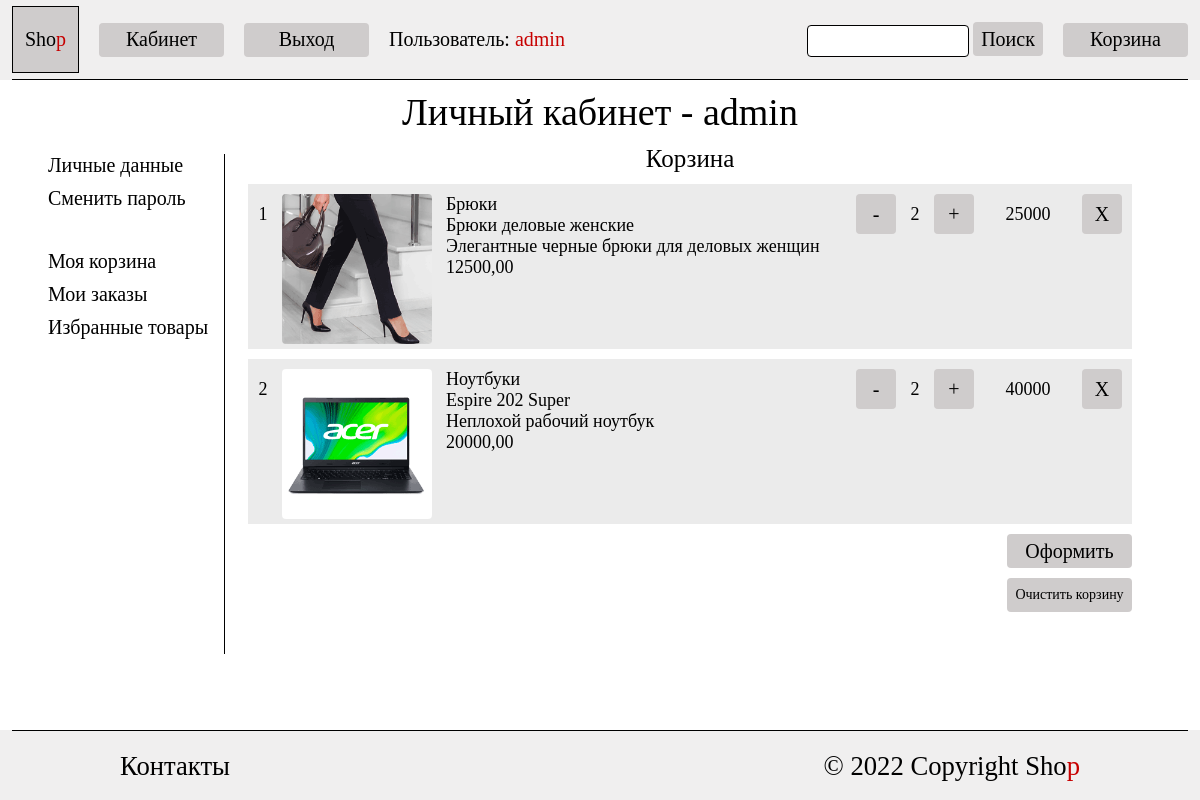
Page /auth/cabinet/shopping_cart (signed in) on the earlier database version.
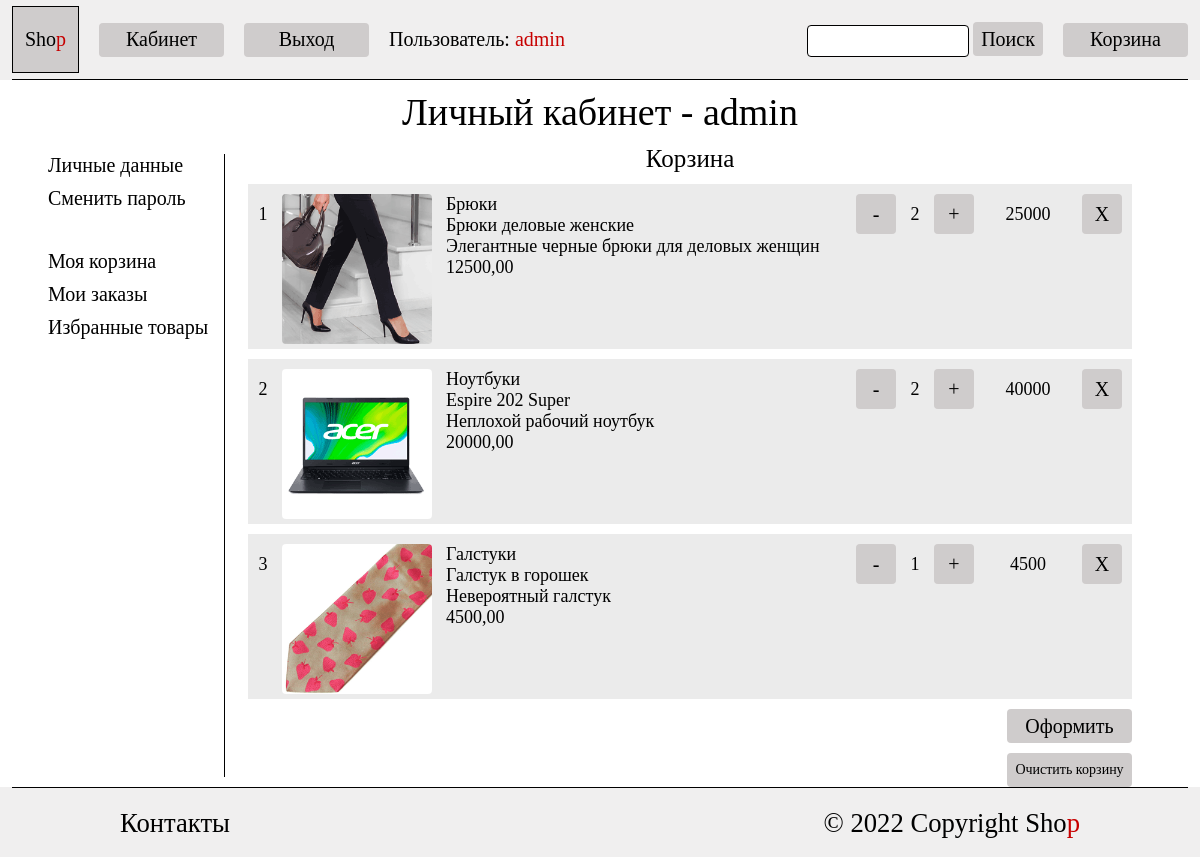
Same page on the later database version.
### shop/models.py (models this page shows, shortened)
class ShoppingCartProduct(models.Model):
    product = models.ForeignKey(Product, on_delete=models.CASCADE, related_name='cart')
    amount = models.PositiveSmallIntegerField(
        validators=[validate_above_zero],
        default=1,
        verbose_name='Количество товаров'
    )
    user = models.ForeignKey(User, on_delete=models.CASCADE)
    class Meta:
        verbose_name_plural = 'Товары в корзине'
        verbose_name = 'Товар в корзине'
        ordering = ['user']
        constraints = [
            models.UniqueConstraint(
                fields=['product', 'user'],
                name='unique_product_user'
            )
        ]

class Product(models.Model):
    name = models.CharField(max_length=100, verbose_name='Наименование товара')
    brand = models.ForeignKey(Brand,
                              on_delete=models.CASCADE,
                              related_name='products',
                              verbose_name='Бренд товара')
    description = models.TextField(verbose_name='Описание товара')
    category = models.ForeignKey(Category,
                                 on_delete=models.CASCADE,
                                 related_name='products',
                                 verbose_name='Категория товара')
    price = models.DecimalField(max_digits=12,
                                decimal_places=2,
                                verbose_name='Стоимость товара')
    image_preview = models.ImageField(
        upload_to='product/',
        validators=[validate_product_image_size, ],
        verbose_name='Изображение предпросмотр товара',
        help_text=mark_safe(f'<span style="color:red; font-size:14px;">'
                            f'Разрешение изображения должно быть: '
                            f'{settings.PRODUCT_PREVIEW_IMAGE_RESOLUTION[0]}*{settings.PRODUCT_PREVIEW_IMAGE_RESOLUTION[1]}'
                            f'</span>')
    )
    class Meta:
        verbose_name_plural = 'Товары'
        verbose_name = 'Товар'
        ordering = ['name']

class Category(models.Model):
    name = models.CharField(max_length=100, verbose_name='Имя категории')
    slug = models.SlugField(unique=True)
    image = models.ImageField(
        upload_to='category/',
        validators=[validate_category_image_size, ],
        verbose_name='Изображение категории',
        help_text=mark_safe(f'<span style="color:red; font-size:14px;">'
                            f'Разрешение изображения должно быть: '
                            f'{settings.CATEGORY_IMAGE_RESOLUTION[0]}*{settings.CATEGORY_IMAGE_RESOLUTION[1]}'
                            f'</span>')
    )
    parent_category = models.ForeignKey(
        'self',
        blank=True,
        null=True,
        on_delete=models.CASCADE,
        related_name='child_category')
    class Meta:
        verbose_name_plural = 'Категории товаров'
        verbose_name = 'Категория товара'
        ordering = ['name']
    def __str__(self):
        return self.name

### users/views.py (the view)
# urls.py: path('cabinet/shopping_cart', shopping_cart, name='shopping_cart'),
@login_required
def shopping_cart(request):
    products = ShoppingCartProduct.objects.filter(user=request.user)
    context = {'products': products,}
    template = 'users/shopping_cart.html'
    return render(request, template, context)

### shop/models.py (called while the page is built)
    def __str__(self):
        return self.username

### templates/users/shopping_cart.html (shortened to what this page needs)
{% extends "base_cabinet.html" %}
{% load form_filters %}
{% block cabinet_data %}
<div class="cabinet_caption">Корзина</div>
{% if products %}
<div class="product_category">
      {% for product in products %}
            <div class="product_cart_grid">
                  <div class="product_cart_self center_text">{{ forloop.counter }}</div>
                  <a href="{% url 'shop:product' product.product.id %}"><div><img src="{{ product.product.image_preview.url }}" class="img_category" width="150px"></div></a>
                  <div class="product_cart_self">
                        <div>{{ product.product.category }}</div>
                        <a href="{% url 'shop:product' product.product.id %}"><div>{{ product.product.name }}</div></a>
                        <div>{{ product.product.description }}</div>
                        <div>{{ product.product.price }}</div>
                  </div>
                  <a href="{% url 'shop:reduce_product_in_shopping_cart' product.product.id %}"><div class="button_small">-</div></a>
                  <div class="product_cart_self center_text">{{ product.amount }}</div>
                  <a href="{% url 'shop:increase_product_in_shopping_cart' product.product.id %}"><div class="button_small">+</div></a>
                  <div class="product_cart_self center_text">{% widthratio product.product.price 1 product.amount %}</div>
                  <a href="{% url 'shop:delete_product_in_shopping_cart' product.product.id %}"><div class="button_small">X</div></a>
            </div>
      {% endfor %}
      <div class="buttons_product">
            <a href="{% url 'users:ordering' %}"><div class="button_header">
                  <div>Оформить</div>
            </div></a>
            <form method="post" onsubmit="return confirm('Точно очистить корзину?')" action="{% url 'users:clean_shopping_cart' %}">
                  <input type="submit" value="Очистить корзину" class="button_form small_text">
            </form>
      </div>
</div>
{% else %}
    <div class="login"><div class="login_block">
          <div class="login_title">Корзина пуста.</div>
          Добавьте в корзину товар, чтобы совершить покупку.
    </div></div>
{% endif %}
{% endblock %}

Differences in the rows shown:
added ShoppingCartProduct: product.image_preview (picture), product.category "Галстуки", product.name "Галстук в горошек", product.description "Невероятный галстук", product.price "4500,00", amount "1", product+amount "4500"
